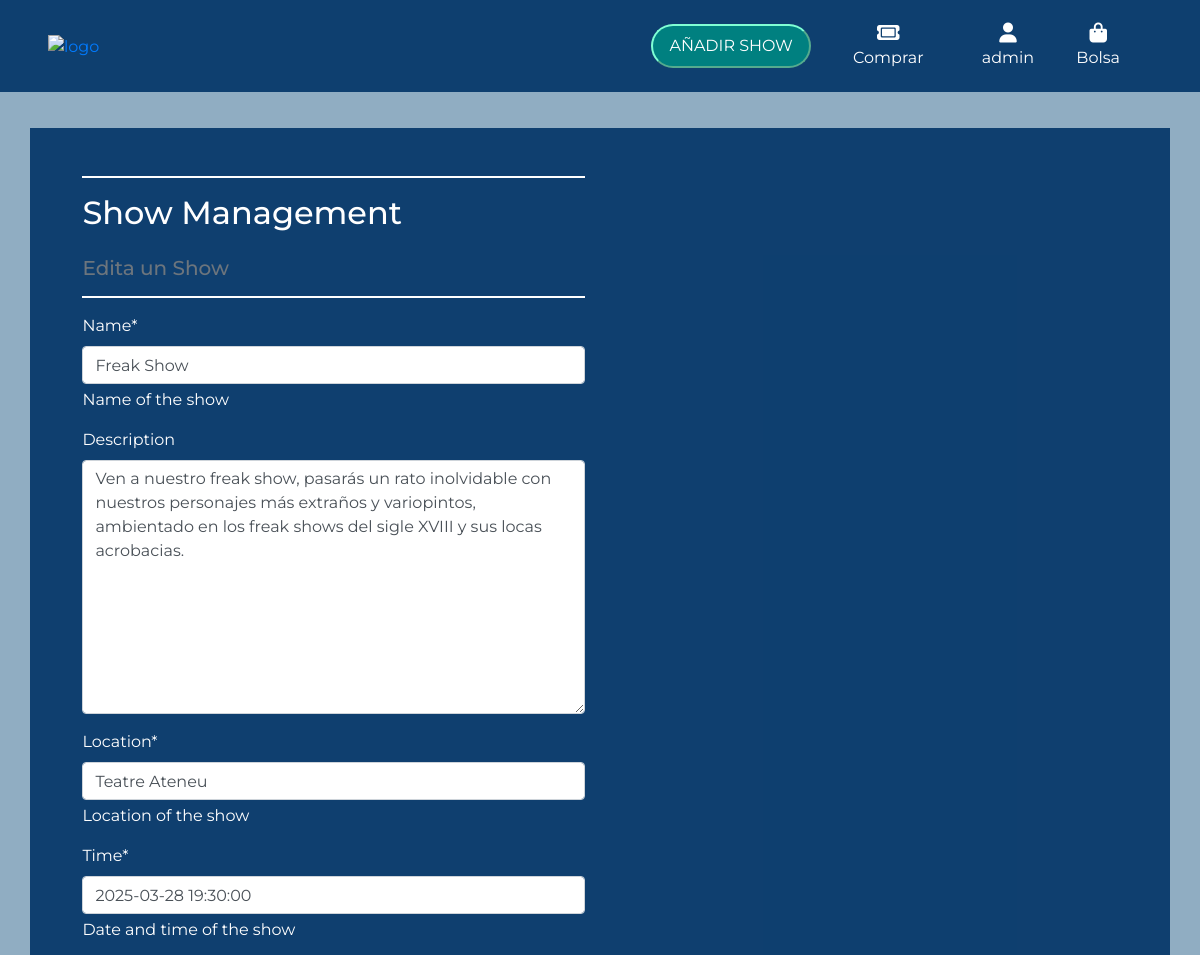
The page /shows/3/edit/ (signed in, upper part) on the database as committed earlier.
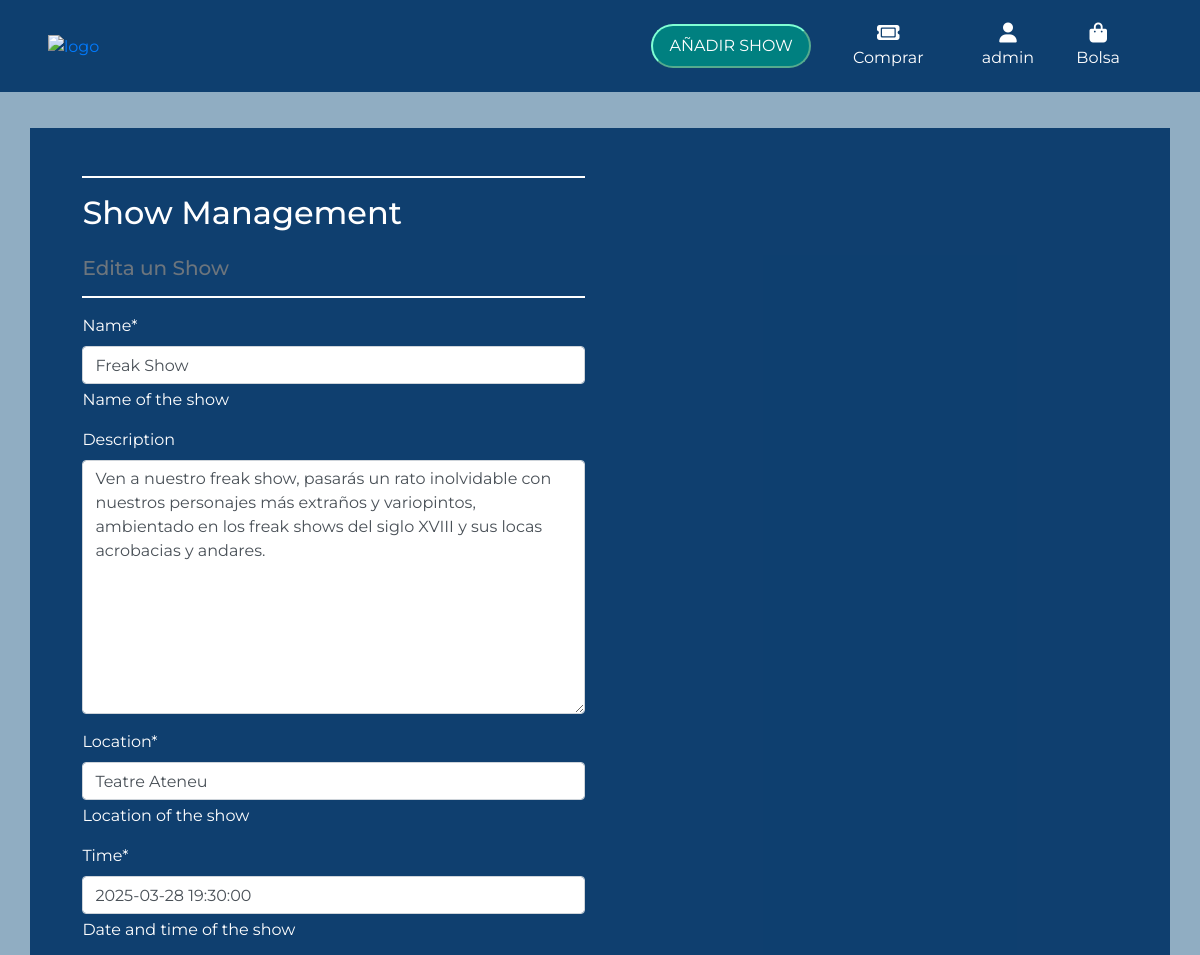
The same page on the database as committed later.
### shows/models.py (models this page shows, shortened)
class Show(models.Model):
    id = models.IntegerField(primary_key=True, unique=True, editable=False)
    name = models.CharField(max_length=200, help_text="Name of the show")
    description = models.TextField(blank=True, null=True)
    location = models.CharField(max_length=200, help_text="Location of the show")
    time = models.DateTimeField(help_text="Date and time of the show")
    duration = models.DurationField(help_text="Duration of the show (HH:MM:SS)")
    image = models.ImageField(upload_to='shows/images/', help_text="Image representing the show", blank=True, null=True)
    total_seats = models.PositiveIntegerField(help_text="Total number of seats available")
    remaining_seats = models.PositiveIntegerField(help_text="Number of seats still available")
    price_per_seat_adult = models.DecimalField(
        max_digits=5,
        decimal_places=2,
        default=Decimal('20.00'),
        help_text="Price per seat for adults",
    )
    price_per_seat_reduction = models.DecimalField(
        max_digits=5,
        decimal_places=2,
        default=Decimal('15.00'),
        help_text="Price per seat with a reduction"
    )

### shows/views.py (the view)
# urls.py: path('<int:show_id>/edit/', views.edit_show, name='edit_show'),
@login_required
def edit_show(request, show_id):
    show = get_object_or_404(Show, id=show_id)
    if request.method == 'POST':
        form = ShowForm(request.POST, request.FILES, instance=show)
        if form.is_valid():
            form.save()
            messages.success(request, f"The show '{show.name}' has been updated successfully!")
            return redirect('shows:show_details', show_id=show.id)
        else:
            messages.error(request, "Failed to update the show. Please correct the errors below.")
    else:
        form = ShowForm(instance=show)
    return render(request, 'shows/edit_show.html', {'form': form, 'show': show})

### shows/forms.py
class ShowForm(forms.ModelForm):
    class Meta:
        model = Show
        fields = [
            'name', 'description', 'location', 'time', 'duration', 'image',
            'total_seats', 'remaining_seats', 'price_per_seat_adult', 'price_per_seat_reduction'
        ]

### shows/templates/shows/edit_show.html (shortened to what this page needs)
{% extends "base.html" %}
{% load static %}
{% block content %}
    <div id="bag" class="container">
        <div class="row">
            <div class="col-12 col-md-6">
                <hr>
                <h2 class="eg-title mb-4">Show Management</h2>
                <h5 class="text-muted">Edita un Show</h5>
                <hr>
            </div>
        </div>
        <div class="row">
            <div class="col-12 col-md-6">
                <form method="POST" action="{% url 'shows:edit_show' show.id %}" class="form mb-2" enctype="multipart/form-data">
                    {% for field in form %}
                        {% if field.name != 'image' %}
                            {{ field | as_crispy_field }}
                        {% else %}
                            {{ field }}
                        {% endif %}
                    {% endfor %}
                </form>
            </div>
        </div>
    </div>
{% endblock %}

Rows that differ between the two databases and show on the page:
changed Show "Freak Show": description "…los freak shows del sigle XVIII y sus locas acrobacias." → "…los freak shows del siglo XVIII y sus locas acrobacias y andares."
